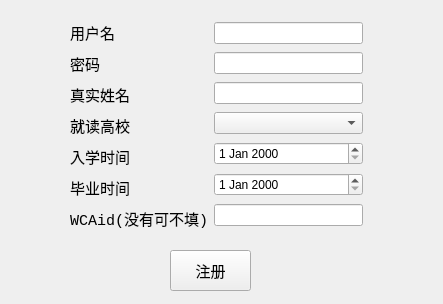
<?xml version="1.0" encoding="UTF-8"?>
<ui version="4.0">
 <class>RegisterWindow</class>
 <widget class="QMainWindow" name="RegisterWindow">
  <property name="geometry">
   <rect>
    <x>0</x>
    <y>0</y>
    <width>443</width>
    <height>304</height>
   </rect>
  </property>
  <property name="windowTitle">
   <string>注册</string>
  </property>
  <widget class="QWidget" name="centralwidget">
   <widget class="QPushButton" name="pushButton">
    <property name="geometry">
     <rect>
      <x>170</x>
      <y>250</y>
      <width>81</width>
      <height>41</height>
     </rect>
    </property>
    <property name="font">
     <font>
      <family>Adobe Devanagari</family>
      <pointsize>11</pointsize>
     </font>
    </property>
    <property name="text">
     <string>注册</string>
    </property>
   </widget>
   <widget class="QWidget" name="layoutWidget">
    <property name="geometry">
     <rect>
      <x>70</x>
      <y>20</y>
      <width>293</width>
      <height>211</height>
     </rect>
    </property>
    <layout class="QHBoxLayout" name="horizontalLayout">
     <item>
      <layout class="QVBoxLayout" name="verticalLayout">
       <item>
        <widget class="QLabel" name="label">
         <property name="font">
          <font>
           <family>Consolas</family>
           <pointsize>11</pointsize>
          </font>
         </property>
         <property name="text">
          <string>用户名</string>
         </property>
        </widget>
       </item>
       <item>
        <widget class="QLabel" name="label_2">
         <property name="font">
          <font>
           <family>Consolas</family>
           <pointsize>11</pointsize>
          </font>
         </property>
         <property name="text">
          <string>密码</string>
         </property>
        </widget>
       </item>
       <item>
        <widget class="QLabel" name="label_6">
         <property name="font">
          <font>
           <family>Consolas</family>
           <pointsize>11</pointsize>
          </font>
         </property>
         <property name="text">
          <string>真实姓名</string>
         </property>
        </widget>
       </item>
       <item>
        <widget class="QLabel" name="label_3">
         <property name="font">
          <font>
           <family>Consolas</family>
           <pointsize>11</pointsize>
          </font>
         </property>
         <property name="text">
          <string>就读高校</string>
         </property>
        </widget>
       </item>
       <item>
        <widget class="QLabel" name="label_4">
         <property name="font">
          <font>
           <family>Consolas</family>
           <pointsize>11</pointsize>
          </font>
         </property>
         <property name="text">
          <string>入学时间</string>
         </property>
        </widget>
       </item>
       <item>
        <widget class="QLabel" name="label_5">
         <property name="font">
          <font>
           <family>Consolas</family>
           <pointsize>11</pointsize>
          </font>
         </property>
         <property name="text">
          <string>毕业时间</string>
         </property>
        </widget>
       </item>
       <item>
        <widget class="QLabel" name="label_7">
         <property name="font">
          <font>
           <family>Consolas</family>
           <pointsize>11</pointsize>
          </font>
         </property>
         <property name="text">
          <string>WCAid(没有可不填)</string>
         </property>
        </widget>
       </item>
      </layout>
     </item>
     <item>
      <layout class="QVBoxLayout" name="verticalLayout_2">
       <item>
        <widget class="QLineEdit" name="lineEdit"/>
       </item>
       <item>
        <widget class="QLineEdit" name="lineEdit_5"/>
       </item>
       <item>
        <widget class="QLineEdit" name="lineEdit_4"/>
       </item>
       <item>
        <widget class="QComboBox" name="comboBox"/>
       </item>
       <item>
        <widget class="QDateEdit" name="dateEdit"/>
       </item>
       <item>
        <widget class="QDateEdit" name="dateEdit_2"/>
       </item>
       <item>
        <widget class="QLineEdit" name="lineEdit_2"/>
       </item>
      </layout>
     </item>
    </layout>
   </widget>
  </widget>
 </widget>
 <resources/>
 <connections/>
</ui>
